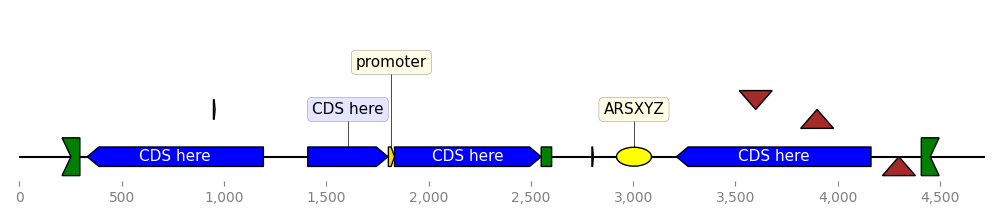

This chart was generated by the following Python code:
from dna_features_viewer import BiopythonTranslator
# Script modified from custom_biopython_translator.py


class CustomTranslatorWithNewFeatures(BiopythonTranslator):
    """Custom translator implementing the following theme:

    - Color terminators in green, CDS in blue, all other features in gold.
    - Do not display features that are restriction sites unless they are BamHI
    - Do not display labels for restriction sites.
    - For CDS labels just write "CDS here" instead of the name of the gene.
    - Also draw new features called "origin", "model_pause" and "fork_stall".
    """

    def compute_feature_color(self, feature):
        if feature.type == "CDS":
            return "blue"
        elif feature.type == "terminator":
            return "green"
        else:
            return "gold"

    def compute_feature_label(self, feature):
        if feature.type == 'restriction_site' or feature.type == 'misc_feature':
            return None
        elif feature.type == "CDS":
            return "CDS here"
        else:
            return BiopythonTranslator.compute_feature_label(self, feature)

    def compute_filtered_features(self, features):
        """Do not display promoters. Just because."""
        return [
            feature for feature in features
            if (feature.type != "restriction_site")
               or ("BamHI" in str(feature.qualifiers.get("label", '')))
        ]

    def translate_feature(self, feature):
        """ Add new features called "origin", "model_pause" and "fork_stall". """

        # Translate the feature as usual
        t_feature = super().translate_feature(feature)

        # now add the new features
        if feature.type == "origin":
            t_feature.data['type'] = "origin"
            t_feature.color = "yellow"
            t_feature.thickness = 0.4
            t_feature.start = t_feature.start - 80
            t_feature.end = t_feature.end + 80
        elif feature.type == "model_pause":
            t_feature.data['type'] = "model_pause"
            t_feature.color = "brown"
            t_feature.thickness = 0.4
            t_feature.label = None
            t_feature.start = t_feature.start - 80
            t_feature.end = t_feature.end + 80
        elif feature.type == "fork_stall":
            t_feature.data['type'] = "fork_stall"
            t_feature.color = "green"
            t_feature.thickness = 0.4
            t_feature.label = None
            t_feature.start = t_feature.start - 40
            t_feature.end = t_feature.end + 40
        return t_feature


graphic_record = CustomTranslatorWithNewFeatures().translate_record("example_sequence_new_features.gb")
ax, _ = graphic_record.plot(figure_width=10)
ax.figure.tight_layout()
ax.figure.savefig("new_features.png")
